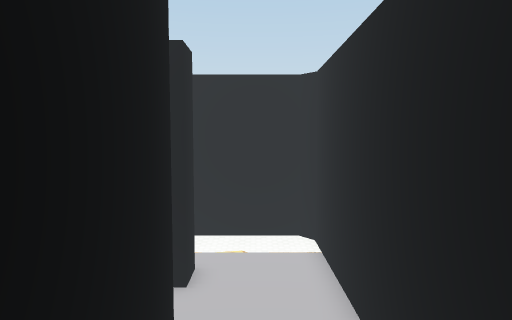
view 1 (above)

16 first-person views from a walk through a Unity game level. The camera is 1.5 m above the floor, tilts 4° down and sees 75° across. The floor is counted in squares, 1 m on a side. Each view is taken from the middle of a square. On the plan, view 1 faces up. The plan holds only what a view shows up to about 15 squares ahead; the rest is blank. The place goes on beyond the plan. The player character is not drawn. Some animated figures are not drawn. Some surface patterns are stand-ins.

view 2
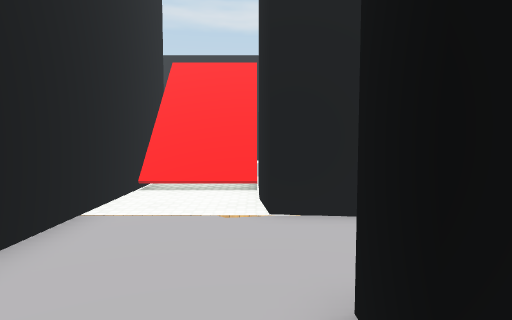

view 3
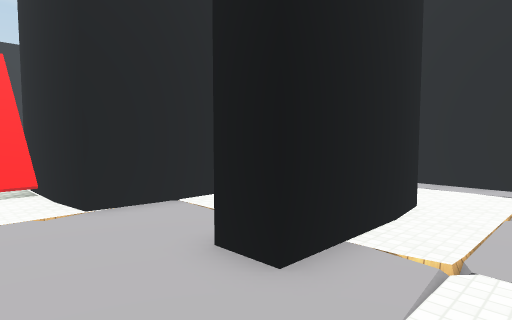

view 4
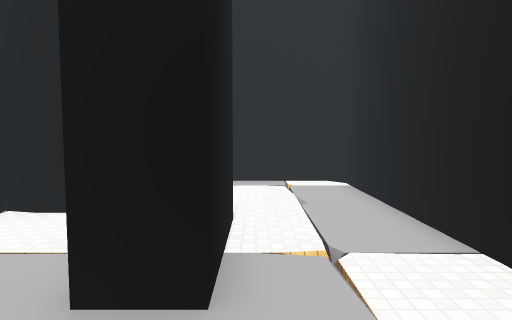

view 5
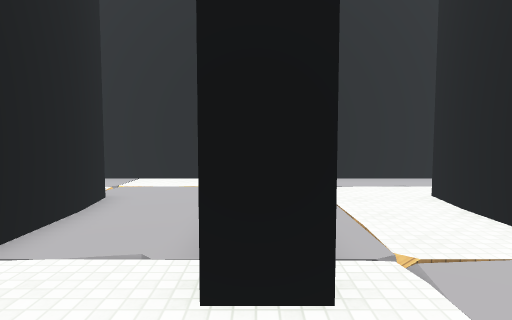

view 6
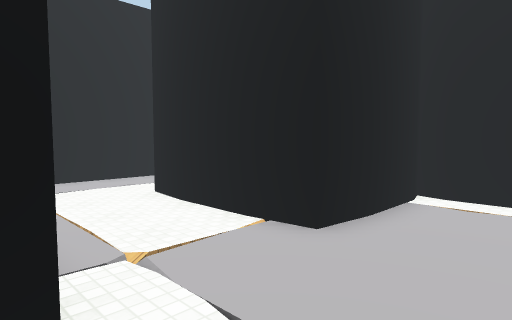

view 7
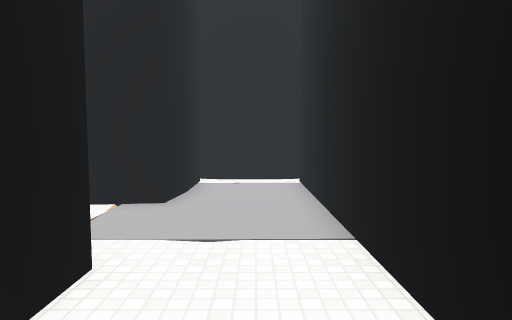

view 8
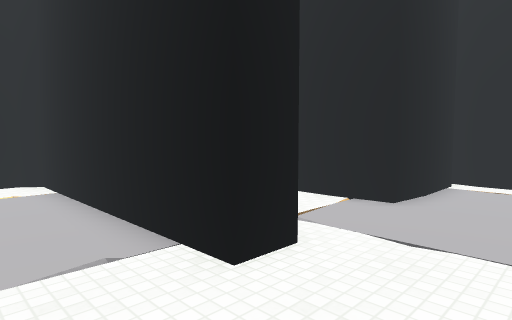

view 9
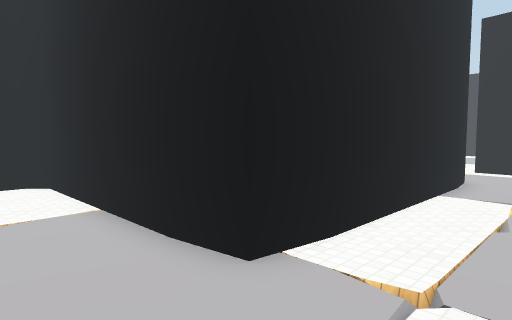

view 10
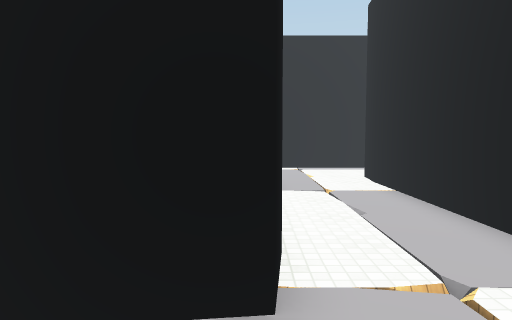

view 11
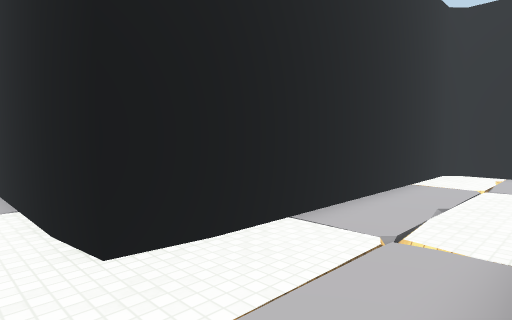

view 12
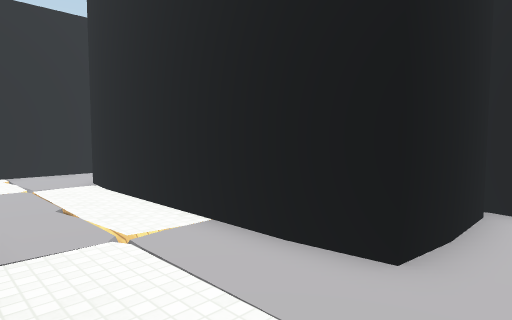

view 13
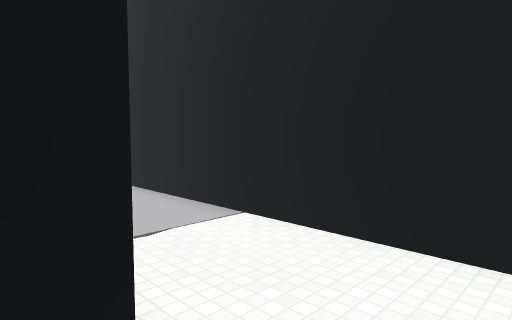

view 14
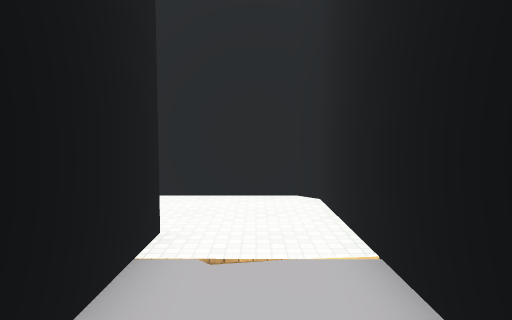

view 15
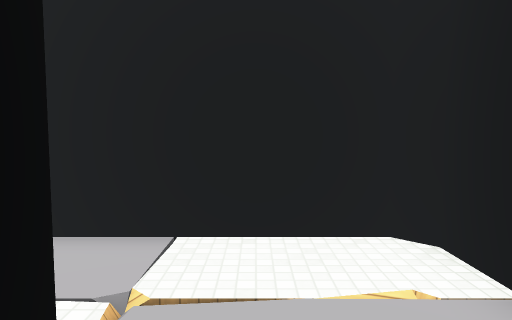

view 16
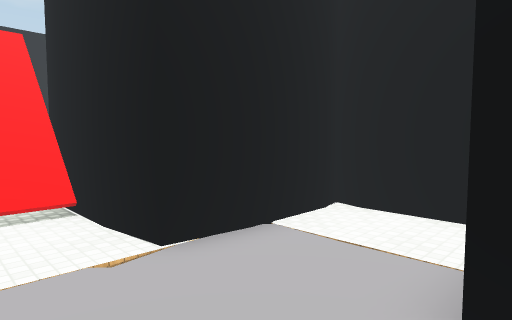

### Floor plan
Key: @ floor where view 1 was taken; # wall or solid block; . floor; / step, stairs or slope; v drop or lower ground.
Columns run from 26 left of view 1 to 2 right of it. Each row starts with its distance up from view 1.
 19   #
 18  .#
 17  .#
 16  .#
 15  .#
 14  .#
 13 ..###########################
 12 ...............#............#
 11 ...............#............#
 10 ...............#............#
  9 ..##########...#....#####...#
  8  .#        #...#....#.......#
  7  .#        #...#....#.......#
  6  .#        #...#....#.......#
  5  ##        #...#....######..#
  4            #...#....######..#
  3            #............##..#
  2            #............##//#
  1            #............##//#
  0            ###############@/#
 -1                          v//v
 -2                          vvvv

Where each view was taken, in squares from view 1:
view 1: 0 up, 0 right, facing up
view 2: 11 up, 1 left, facing down
view 3: 12 up, 1 right, facing down-left
view 4: 10 up, 1 right, facing left
view 5: 1 up, 11 left, facing up
view 6: 1 up, 11 left, facing up-right
view 7: 2 up, 14 left, facing right
view 8: 1 up, 14 left, facing up-right
view 9: 12 up, 12 left, facing down-left
view 10: 9 up, 12 left, facing left
view 11: 9 up, 26 left, facing up-right
view 12: 13 up, 26 left, facing down-right
view 13: 5 up, 14 left, facing down-right
view 14: 9 up, 13 left, facing down
view 15: 8 up, 14 left, facing up
view 16: 9 up, 1 right, facing down-left
